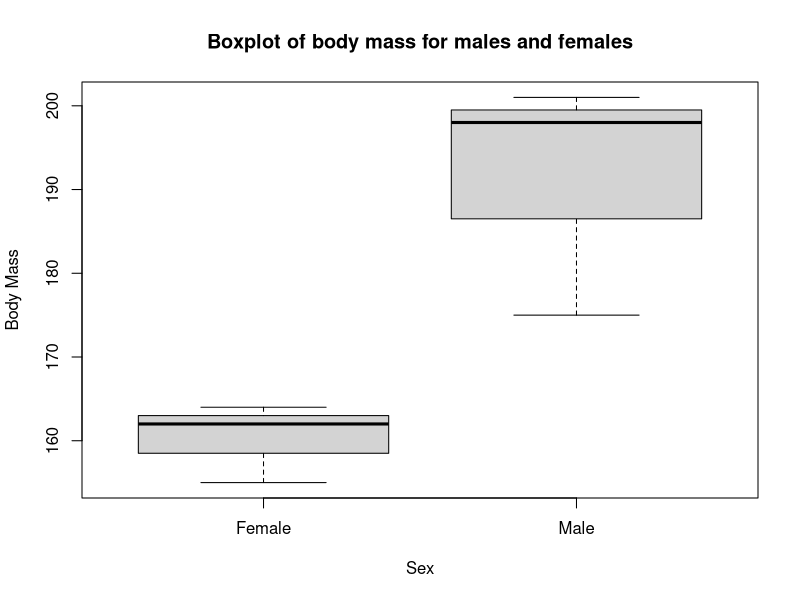

Source code (R):
## ---- chunk 1
knitr::opts_chunk$set(echo = TRUE)
## ---- chunk 2
5+2
7+1
1000/200
## ---- chunk 3
X <- 10
Y <- 15
X + Y
## ---- chunk 4
A <- 2
B = 8
A * B
## ---- chunk 5
K <- "BIO206"
L <- "_tutorial"
paste0(K,L)
## ---- chunk 6
MyVector <- c(3,8,9,5,10)
MyVector
mean(MyVector)
median(MyVector)
## ---- chunk 7
MyVector2 <- c(15,20,31,NA,25,19,28)
mean(MyVector2)
mean(x = MyVector2, na.rm = TRUE)
## ---- chunk 8
BodyMass <- c(162,164,155,198,201,175)
BodyHeight <- c(172,168,160,175,182,171)
Sex <- c(rep(x = "Female", 3), rep(x = "Male", 3))
BodyData <- cbind.data.frame(Sex, BodyMass, BodyHeight)
BodyData
## ---- chunk 9
str(BodyData)
## ---- chunk 10
head(BodyData)
BodyData[ ,2:3]
BodyData[1:2,]
BodyData[1:2,1:2]
BodyData[,c(1,3)]
## ---- chunk 11
apply(X = BodyData[,2:3], MARGIN = 2, FUN = "mean")
aggregate(x = cbind(BodyMass,BodyHeight)~Sex, FUN="mean", data = BodyData)
aggregate(x = cbind(BodyMass,BodyHeight)~Sex, FUN="median", data = BodyData)
## ---- chunk 12

boxplot(BodyData$BodyMass~BodyData$Sex,
        xlab = "Sex", ylab = "Body Mass",
          main = "Boxplot of body mass for males and females")

## ---- chunk 13
#To make the lines below run, you need to remove the pound symbol from them.
#I have them here so the code does not execute when I Knit the document.

#install.packages("swirl")
#library(swirl)
